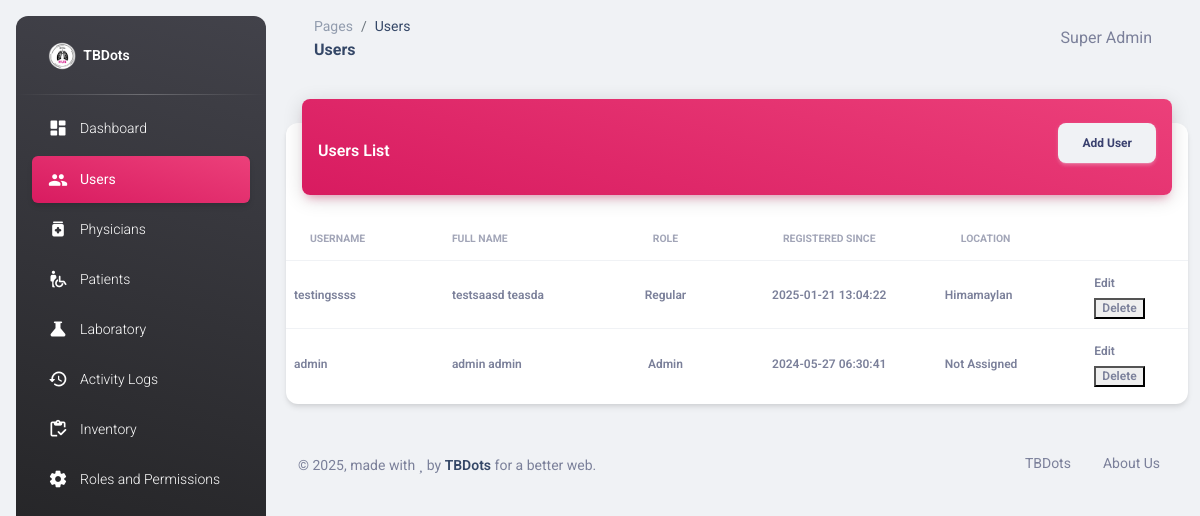
Before: /users.php (signed in) with the older database file.
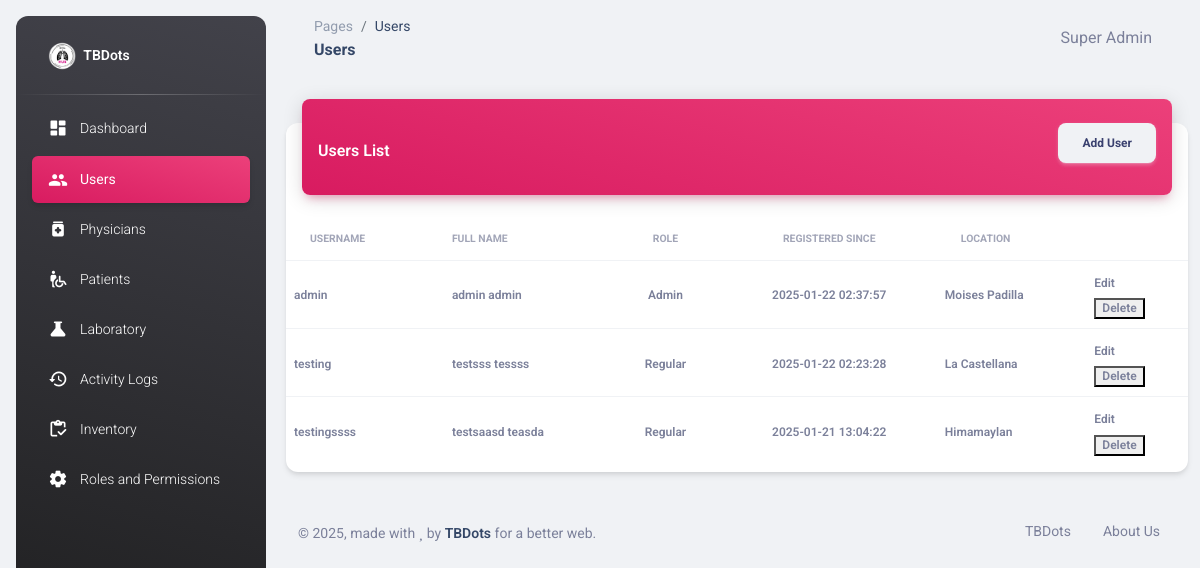
After: the same page with the newer database file.
### tables this page shows
CREATE TABLE IF NOT EXISTS `users` (
  `id` int NOT NULL AUTO_INCREMENT,
  `username` varchar(50) NOT NULL,
  `password` text NOT NULL,
  `first_name` text NOT NULL,
  `last_name` text NOT NULL,
  `role` int NOT NULL DEFAULT '0',
  `updated_at` timestamp NOT NULL DEFAULT CURRENT_TIMESTAMP,
  `created_at` timestamp NOT NULL DEFAULT CURRENT_TIMESTAMP ON UPDATE CURRENT_TIMESTAMP,
  `location_id` int DEFAULT NULL,
  PRIMARY KEY (`id`),
  KEY `FK_users_roles` (`role`),
  KEY `location_id` (`location_id`),
  CONSTRAINT `FK_users_roles` FOREIGN KEY (`role`) REFERENCES `roles` (`id`) ON DELETE CASCADE ON UPDATE CASCADE,
  CONSTRAINT `users_ibfk_1` FOREIGN KEY (`location_id`) REFERENCES `locations` (`id`)
);

CREATE TABLE IF NOT EXISTS `roles` (
  `id` int NOT NULL AUTO_INCREMENT,
  `description` varchar(50) NOT NULL DEFAULT '0',
  `module` text NOT NULL,
  `updated_at` timestamp NULL DEFAULT CURRENT_TIMESTAMP ON UPDATE CURRENT_TIMESTAMP,
  `created_at` timestamp NULL DEFAULT CURRENT_TIMESTAMP,
  PRIMARY KEY (`id`)
);

CREATE TABLE IF NOT EXISTS `municipalities` (
  `id` int NOT NULL AUTO_INCREMENT,
  `location` text NOT NULL,
  `contact` varchar(50) DEFAULT NULL,
  `updated_at` timestamp NOT NULL DEFAULT CURRENT_TIMESTAMP ON UPDATE CURRENT_TIMESTAMP,
  `created_at` timestamp NOT NULL DEFAULT CURRENT_TIMESTAMP,
  PRIMARY KEY (`id`)
);

### users.php (the view, shortened to what this page needs)
<?php
require_once "connection/db.php";
include_once('head.php');
$sql = "SELECT users.id, username, first_name, last_name, password,
        roles.module, roles.description, roles.id as role_id,
        users.created_at, municipalities.location as municipality,
        users.location_id
        FROM users
        INNER JOIN roles ON users.role = roles.id
        LEFT JOIN municipalities ON users.location_id = municipalities.id
        WHERE users.role NOT IN (1,3)
        ORDER BY users.created_at DESC";
$users = $conn->query($sql);
?>
<body class="g-sidenav-show  bg-gray-200">
  <?php
    include_once('sidebar.php');
  ?>
  <main class="main-content position-relative max-height-vh-100 h-100 border-radius-lg ">
    <?php
      include_once('navbar.php');
    ?>
    <div class="container-fluid py-4">
      <div class="row">
        <div class="col-12">
          <div class="card my-4">
            <div class="card-header p-0 position-relative mt-n4 mx-3 z-index-2">
              <div class="bg-gradient-primary shadow-primary border-radius-lg pt-4 pb-3 d-flex justify-content-between align-items-center">
                <h6 class="text-white text-capitalize ps-3 mb-0">Users List</h6>
                <?php if(isset($_SESSION['module']) && in_array(2, $_SESSION['module'])): ?>
                  <button type="button" class="btn btn-light text-capitalize me-3" data-bs-toggle="modal" data-bs-target="#addUserModal">
                    Add User
                  </button>
                <?php endif; ?>
              </div>
            </div>
            <div class="card-body px-0 pb-2">
              <div class="table-responsive p-0">
                <table class="table align-items-center mb-0">
                  <thead>
                    <tr>
                      <th class="text-uppercase text-secondary text-xxs font-weight-bolder opacity-7">Username</th>
                      <th class="text-uppercase text-secondary text-xxs font-weight-bolder opacity-7 ps-2">Full name</th>
                      <th class="text-center text-uppercase text-secondary text-xxs font-weight-bolder opacity-7">Role</th>
                      <th class="text-center text-uppercase text-secondary text-xxs font-weight-bolder opacity-7">Registered Since</th>
                      <th class="text-uppercase text-secondary text-xxs font-weight-bolder opacity-7">Location</th>
                      <th class="text-secondary opacity-7"></th>
                    </tr>
                  </thead>
                  <tbody>
                    <?php
                        if ($users->num_rows > 0) {
                          while($row = $users->fetch_assoc()) {
                            echo "
                              <tr>
                                <td><span class='text-secondary text-xs font-weight-bold'>".$row["username"]."</span></td>
                                <td><span class='text-secondary text-xs font-weight-bold'>".$row["first_name"]. " ".$row["last_name"]."</span></td>
                                <td class='text-center'><span class='text-secondary text-xs font-weight-bold'>".$row["description"]."</span></td>
                                <td class='text-center'><span class='text-secondary text-xs font-weight-bold'>".$row["created_at"]."</span></td>
                                <td><span class='text-secondary text-xs font-weight-bold'>";
                            echo ($row["municipality"] ? $row["municipality"] : 'Not Assigned');
                            echo "</span></td>
                                <td class='align-middle'>";
                            echo in_array(3, $_SESSION['module']) ? "
                              <a href='javascript:void(0);' onclick='editUser(\"".$row["id"]."\",\"".$row["username"]."\",\"".$row["first_name"]."\",\"".$row["last_name"]."\",\"".$row["role_id"]."\",\"".($row["location_id"] ?? "")."\")' class='text-secondary font-weight-bold text-xs' data-toggle='tooltip' data-original-title='Edit user'>
                                Edit
                              </a>" : "";
                            echo in_array(4, $_SESSION['module']) ? "
                              <form method='POST' action='".htmlspecialchars($_SERVER["PHP_SELF"])."'>
                                  <input type='hidden' name='delete_id' value='".$row["id"]."'>
                                  <button type='submit' class='text-secondary font-weight-bold text-xs' data-toggle='tooltip' data-original-title='Delete user'>
                                      Delete
                                  </button>
                              </form>" : "";
                            echo "
                              </td>
                              </tr>
                            ";
                          }
                        }
                    ?>
                  </tbody>
                </table>
              </div>
            </div>
          </div>
        </div>
      </div>
      <?php
        include_once('footer.php');
      ?>
    </div>
  </main>
</body>
</html>

Changed rows visible on the page:
changed users "admin": created_at "2024-05-27 06:30:41" → "2025-01-22 02:37:57"; municipalities.location (not shown) → "Moises Padilla"; no longer shows "Not Assigned"; moves up the list
added users: username "testing", first_name "testsss", last_name "tessss", role.description "Regular", created_at "2025-01-22 02:23:28", municipalities.location "La Castellana"
